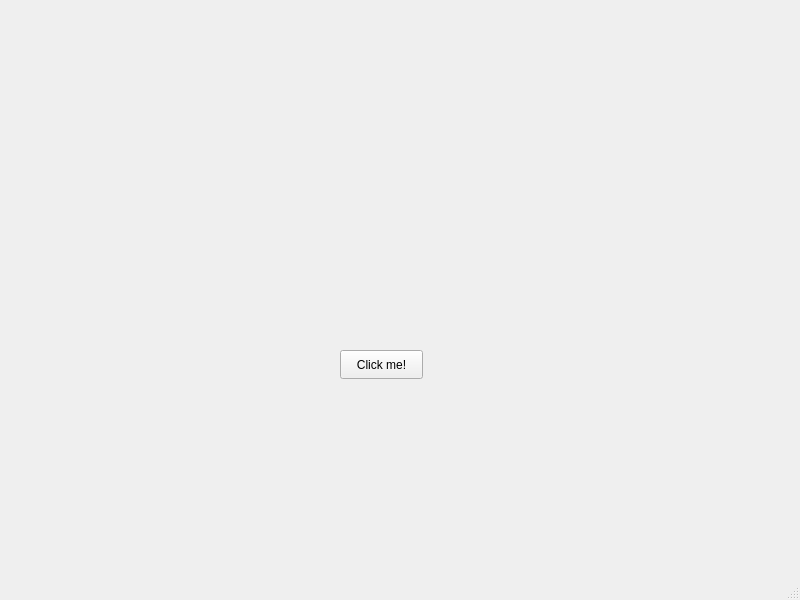
<?xml version="1.0" encoding="UTF-8"?>
<ui version="4.0">
 <class>MainWindow</class>
 <widget class="QMainWindow" name="MainWindow">
  <property name="geometry">
   <rect>
    <x>0</x>
    <y>0</y>
    <width>800</width>
    <height>600</height>
   </rect>
  </property>
  <property name="windowTitle">
   <string>MainWindow</string>
  </property>
  <widget class="QWidget" name="centralwidget">
   <widget class="QPushButton" name="pushButton">
    <property name="geometry">
     <rect>
      <x>340</x>
      <y>350</y>
      <width>83</width>
      <height>29</height>
     </rect>
    </property>
    <property name="text">
     <string>Click me!</string>
    </property>
   </widget>
  </widget>
  <widget class="QMenuBar" name="menubar">
   <property name="geometry">
    <rect>
     <x>0</x>
     <y>0</y>
     <width>800</width>
     <height>25</height>
    </rect>
   </property>
  </widget>
  <widget class="QStatusBar" name="statusbar"/>
 </widget>
 <resources/>
 <connections/>
</ui>
